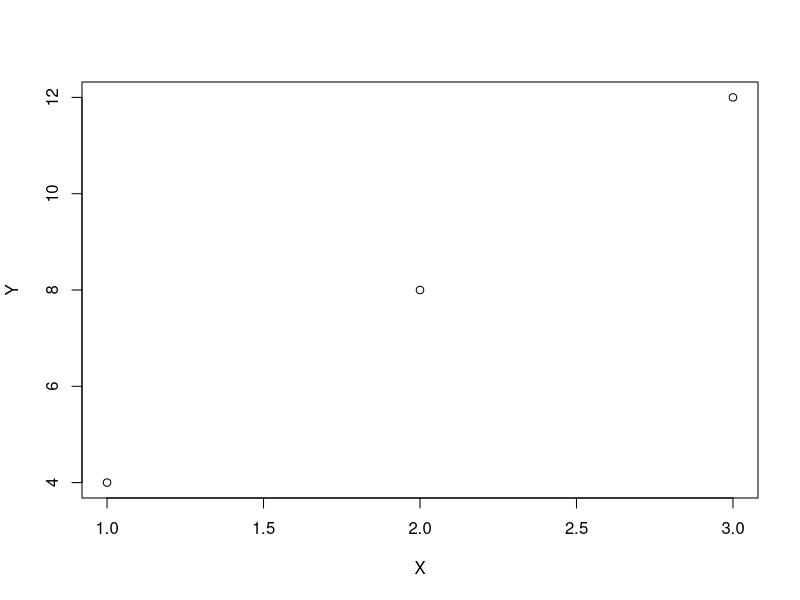
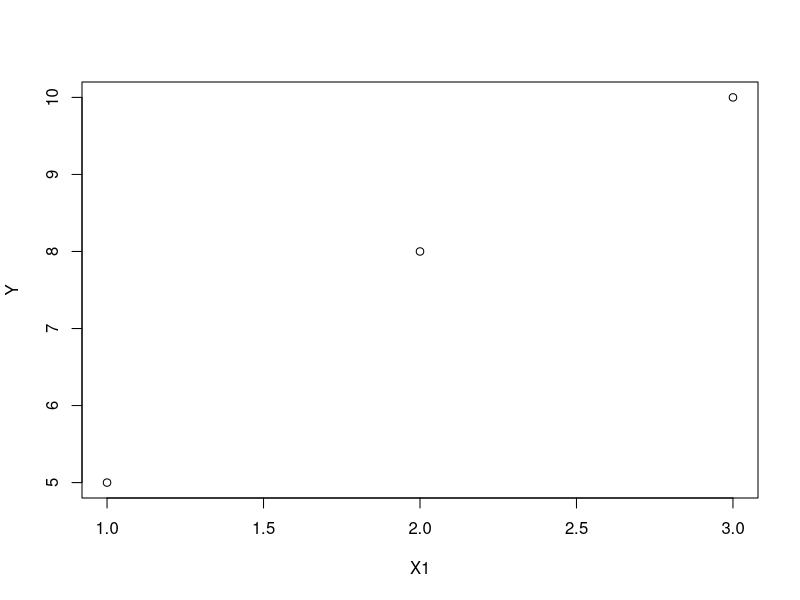
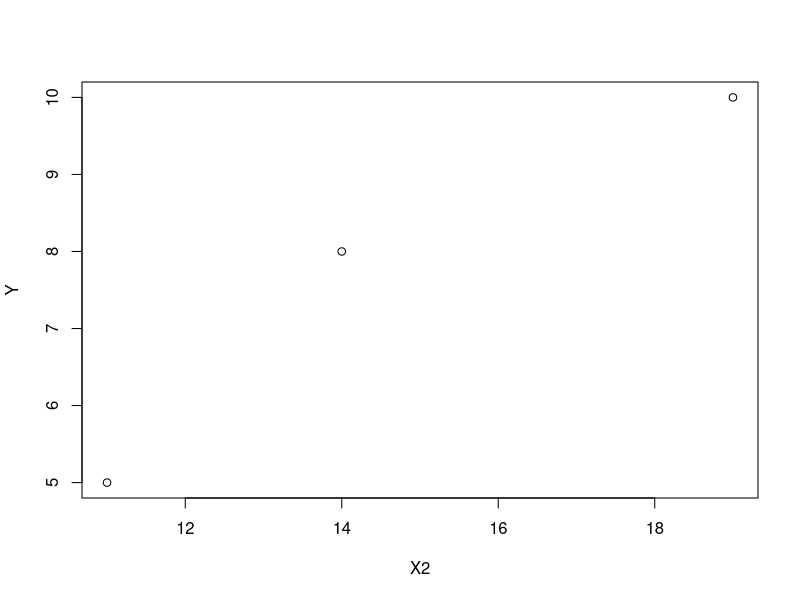

Generate these figures, in order, with R:
# R basics (similar to matlab for lecture 2)
# seis763-02, Spring 2017
# by josh janzen
# there is more than 1 way to do these operations (and I'm not saying this is the best way)

# assign variables
a <- 5
b <- 3

# addition
a + b

# infinity
c = Inf

# 3x4 matrix of ones
matrix(c(1),nrow=3,ncol=4)

# numeric vector
vector(mode="numeric", length=3)

# matrix 1-6 (filled by column)
matrix(1:6, nrow=2)

# matrix 1-6 (filled by row)
matrix(1:6, nrow=2, ncol=3, byrow=T)

# stacking 1s on top of matrix
s <- matrix(1:6, nrow=2, ncol=3, byrow=TRUE)
st <- rbind(c(1,1,1),s)
st

# stacking 7-9 on bottom of matrix
stu <- rbind(st,(7:9))
stu

# 2nd and 3rd rows, 1st and 2nd columns
stu[2:3,1:2]

# 3rd and 4th rows, 2nd and 3rd columns
stu[3:4,2:3]

# get last two rows and last two columns
stu[(nrow(stu)-1):nrow(stu),(ncol(stu)-1):ncol(stu)]

# element 3 down and 2 over 
stu[3,2]

# setting 3rd row as NA
stu[3,] <- NA
stu

# empty matrix
data <- data.frame()

# create 2 x 3 matrix, filled by specified vector
z <- matrix(c(1,1,1,2,3,4), nrow=2, byrow=T)

# dimensions of matrix
dim(z)

# transpose matrix
(t(z))

# multiples variable 5 by matrix
a * z

# 3 columns 10 rows from normal dist
replicate(3, rnorm(10)) 

# for loop example 1
for (year in c(2010,2011,2012,2013,2014,2015)){
  print(paste("The year is", year))
}

# for loop example 2
years <- c(2010,2011,2012,2013,2014,2015)
for (year in 1:length(years)){
  print(paste("The year is", years[year]))
}

# matrix mutiplication
theta <- matrix(c(0,4), ncol=1)
X <- matrix(c(1,1,1,1,2,3), ncol=3, nrow=2, byrow=T)
t(theta) %*% X

# matrix mutiplication slide 6 from Linear Regression
theta <- matrix(c(0,4), ncol=1)
X <- matrix(c(1,1,1,1,2,3), ncol=3, nrow=2, byrow=T)

# calculate y-hat aka predictions
t(theta) %*% X

#sum(t(theta) %*% X)

t(theta)
theta
X

# example linear regression
X <- c(1,2,3)
Y <- c(4,8,12)

reg_model = lm(Y ~ X)
reg_model
summary(reg_model)
plot(X,Y)

# example linear regression
X1 <- c(1,2,3)
Y <- c(5,8,10)
X2 <- X1^2 + c(10,10,10)

df_model <- as.data.frame(cbind(X1,X2,Y))
df_model 
class(df_model)
reg_model <- lm(Y ~ X1 + X2, data=df_model)
reg_model
summary(reg_model)
plot(X1,Y)
plot(X2,Y)
new_data_test <- data.frame(X1=2, X2=15)
predictions <- predict(reg_model, newdata=new_data_test, interval="predict")
predictions
#fit lwr upr
#1 7.5 NaN NaN

summary(reg_model)$coefficients[,1]

# exp linear regression polynomial
poly_model <- lm(Y ~ poly(X,2))
summary(poly_model)


## Predictions
x <- rnorm(15)
x
y <- x + rnorm(15)
y
predict(lm(y ~ x))
summary(lm(y~x))
new <- data.frame(x = seq(-3, 3, 0.5))
new
predict(lm(y ~ x), new, se.fit = TRUE)
